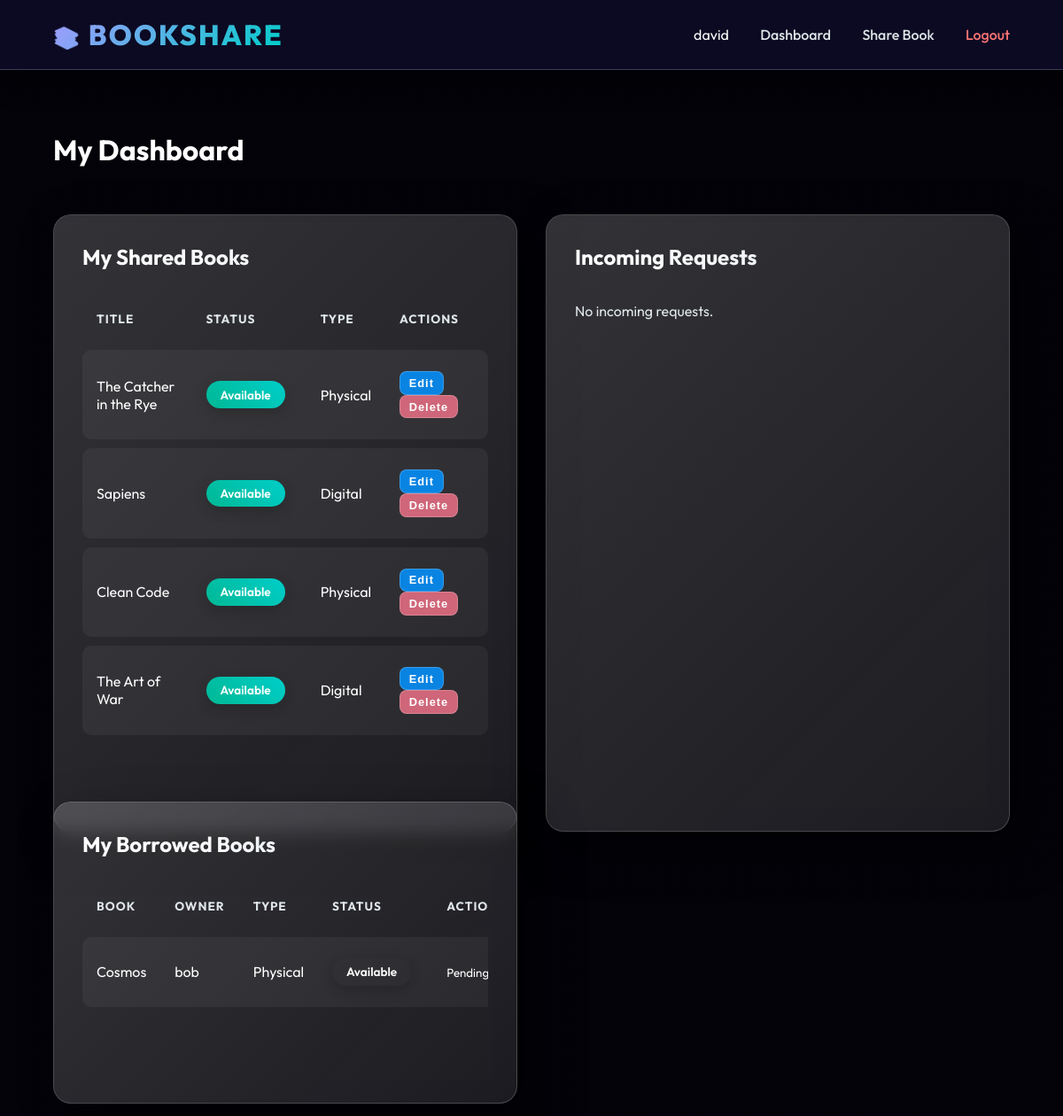
The app's page /dashboard (signed in) with its own data.
### models.py (models this page shows, shortened)
class User(UserMixin, db.Model):
    id = db.Column(db.Integer, primary_key=True)
    username = db.Column(db.String(80), unique=True, nullable=False)
    email = db.Column(db.String(120), unique=True, nullable=False)
    password_hash = db.Column(db.String(128))
    role = db.Column(db.String(20), nullable=False, default='Member') # Member or Admin
    is_blocked = db.Column(db.Boolean, default=False)

class Book(db.Model):
    id = db.Column(db.Integer, primary_key=True)
    title = db.Column(db.String(200), nullable=False)
    author = db.Column(db.String(200), nullable=False)
    category = db.Column(db.String(100), nullable=False)
    type = db.Column(db.String(20), nullable=False) # Physical or Digital
    location = db.Column(db.String(200), nullable=True) # New: Physical availability notes
    description = db.Column(db.Text, nullable=True) # New: Book description
    file_link = db.Column(db.String(500), nullable=True) # Link to digital resource
    filename = db.Column(db.String(500), nullable=True) # Uploaded file path
    likes = db.Column(db.Integer, default=0) # New Interactive Feature
    status = db.Column(db.String(20), default='Available') # Available, Borrowed, Returned
    is_deleted = db.Column(db.Boolean, default=False) # Soft delete flag
    owner_id = db.Column(db.Integer, db.ForeignKey('user.id'), nullable=False)
    owner = db.relationship('User', backref=db.backref('books', lazy=True))

class BorrowRequest(db.Model):
    id = db.Column(db.Integer, primary_key=True)
    book_id = db.Column(db.Integer, db.ForeignKey('book.id'), nullable=False)
    borrower_id = db.Column(db.Integer, db.ForeignKey('user.id'), nullable=False)
    proposed_date = db.Column(db.String(20))
    proposed_time = db.Column(db.String(20))
    proposed_location = db.Column(db.String(200))
    request_status = db.Column(db.String(20), default='Pending') # Pending, Accepted, Rejected
    book = db.relationship('Book', backref=db.backref('requests', lazy=True))
    borrower = db.relationship('User', backref=db.backref('borrow_requests', lazy=True))

### app.py (the view)
@app.route('/dashboard')
@login_required
def dashboard():
    if current_user.role == 'Admin':
        return redirect(url_for('admin_dashboard'))
    my_books = Book.query.filter_by(owner=current_user, is_deleted=False).all()
    borrowed_requests = BorrowRequest.query.filter_by(borrower=current_user).all()
    received_requests = BorrowRequest.query.join(Book).filter(Book.owner == current_user, Book.is_deleted == False).all()
    return render_template('dashboard.html', my_books=my_books, borrowed_requests=borrowed_requests, received_requests=received_requests)

### templates/dashboard.html
{% extends 'base.html' %}
{% block body_class %}page-dashboard{% endblock %}
{% block content %}
<h1>My Dashboard</h1>
<div class="grid">
    <div class="card" data-tilt style="transform-style: preserve-3d; margin-bottom: 0;">
        <h2 style="transform: translateZ(30px);">My Shared Books</h2>
        {% if my_books %}
        <div style="overflow-x: auto; transform: translateZ(20px);">
            <table>
                <thead>
                    <tr>
                        <th>Title</th>
                        <th>Status</th>
                        <th>Type</th>
                        <th>Actions</th>
                    </tr>
                </thead>
                <tbody>
                    {% for book in my_books %}
                    <tr style="transform: translateZ(10px);">
                        <td>{{ book.title }}</td>
                        <td>
                            <span class="badge {{ book.status|lower }}">{{ book.status }}</span>
                        </td>
                        <td>{{ book.type }}</td>
                        <td>
                            <a href="{{ url_for('edit_book', id=book.id) }}" style="text-decoration: none;">
                                <button class="btn-small"
                                    style="background: #0984e3; padding: 0.3rem 0.6rem; font-size: 0.8rem; width: auto; display: inline-block;">Edit</button>
                            </a>
                            <form method="POST" action="{{ url_for('delete_book', id=book.id) }}"
                                style="display:inline;" onsubmit="return confirm('Are you sure?');">
                                <button type="submit" class="btn-small"
                                    style="background: #cf6679; padding: 0.3rem 0.6rem; font-size: 0.8rem; width: auto;">Delete</button>
                            </form>
                        </td>
                    </tr>
                    {% endfor %}
                </tbody>
            </table>
        </div>
        {% else %}
        <p style="color: var(--text-muted);">You haven't shared any books yet.</p>
        {% endif %}
    </div>
    <div class="card" data-tilt style="transform-style: preserve-3d; margin-bottom: 3rem;">
        <h2 style="transform: translateZ(30px);">Incoming Requests</h2>
        {% if received_requests %}
        <div style="overflow-x: auto; transform: translateZ(20px);">
            <table>
                <thead>
                    <tr>
                        <th>Book</th>
                        <th>Borrower</th>
                        <th>Proposed Details</th>
                        <th>Status</th>
                        <th>Actions</th>
                    </tr>
                </thead>
                <tbody>
                    {% for req in received_requests %}
                    <tr>
                        <td>{{ req.book.title }}</td>
                        <td>{{ req.borrower.username }}</td>
                        <td>
                            {% if req.book.type == 'Physical' %}
                            <small>📅 {{ req.proposed_date }} <br> 🕒 {{ req.proposed_time }} <br> 📍 {{
                                req.proposed_location }}</small>
                            {% else %}
                            Digital Access
                            {% endif %}
                        </td>
                        <td>{{ req.request_status }}</td>
                        <td>
                            {% if req.request_status == 'Pending' %}
                            <form method="POST" action="{{ url_for('handle_request', id=req.id) }}"
                                style="display:inline;">
                                <input type="hidden" name="action" value="accept">
                                <button type="submit" class="btn-small"
                                    style="margin-bottom: 0.5rem; width: auto;">Accept</button>
                            </form>
                            <form method="POST" action="{{ url_for('handle_request', id=req.id) }}"
                                style="display:inline;">
                                <input type="hidden" name="action" value="reject">
                                <button type="submit" class="btn-small"
                                    style="background:#cf6679; margin-bottom: 0.5rem; width: auto;">Reject</button>
                            </form>
                            <button type="button" class="btn-small" style="background:#0984e3; width: auto;"
                                onclick="document.getElementById('suggest-{{req.id}}').style.display = 'block'">Suggest</button>
                            <div id="suggest-{{req.id}}"
                                style="display:none; margin-top: 0.5rem; background: rgba(0,0,0,0.2); padding: 0.5rem; border-radius: 8px;">
                                <form method="POST" action="{{ url_for('handle_request', id=req.id) }}">
                                    <input type="hidden" name="action" value="suggest">
                                    <input type="date" name="date" value="{{ req.proposed_date }}"
                                        style="padding: 0.3rem;">
                                    <input type="time" name="time" value="{{ req.proposed_time }}"
                                        style="padding: 0.3rem;">
                                    <input type="text" name="location" value="{{ req.proposed_location }}"
                                        placeholder="Location" style="padding: 0.3rem;">
                                    <button type="submit" class="btn-small" style="width: 100%;">Send
                                        Suggestion</button>
                                </form>
                            </div>
                            {% elif req.request_status == 'Accepted' and req.book.status == 'Borrowed' and req.book.type
                            ==
                            'Physical' %}
                            <form method="POST" action="{{ url_for('return_book', req_id=req.id) }}">
                                <button type="submit" class="btn-small" style="background: #00b894; width: auto;">Mark
                                    Returned</button>
                            </form>
                            {% endif %}
                        </td>
                    </tr>
                    {% endfor %}
                </tbody>
            </table>
        </div>
        {% else %}
        <p style="color: var(--text-muted);">No incoming requests.</p>
        {% endif %}
    </div>
    <div class="card" data-tilt style="transform-style: preserve-3d;">
        <h2 style="transform: translateZ(30px);">My Borrowed Books</h2>
        {% if borrowed_requests %}
        <div style="overflow-x: auto; transform: translateZ(20px);">
            <table>
                <thead>
                    <tr>
                        <th>Book</th>
                        <th>Owner</th>
                        <th>Type</th>
                        <th>Status</th>
                        <th>Action</th>
                    </tr>
                </thead>
                <tbody>
                    {% for req in borrowed_requests %}
                    <tr>
                        <td>{{ req.book.title }}</td>
                        <td>{{ req.book.owner.username }}</td>
                        <td>{{ req.book.type }}</td>
                        <td>
                            <span
                                class="badge {% if req.book.status == 'Borrowed' %}borrowed{% elif req.book.status == 'Returned' %}available{% endif %}">{{
                                req.book.status }}</span>
                        </td>
                        <td>
                            {% if req.book.type == 'Digital' and req.book.status == 'Borrowed' %}
                            {% if req.book.file_link %}
                            <a href="{{ req.book.file_link }}" target="_blank" class="btn-small"
                                style="text-decoration: none; background: #0984e3; color: white; display:inline-block; margin-right: 0.5rem;">Download
                                Link</a>
                            {% endif %}
                            {% if req.book.filename %}
                            <a href="{{ url_for('static', filename='uploads/' + req.book.filename) }}" target="_blank"
                                class="btn-small"
                                style="text-decoration: none; background: #0984e3; color: white; display:inline-block; margin-right: 0.5rem;">Download
                                File</a>
                            {% endif %}
                            <form method="POST" action="{{ url_for('return_book', req_id=req.id) }}"
                                style="display:inline;">
                                <button type="submit" class="btn-small"
                                    style="background: #00b894; width: auto;">Return</button>
                            </form>
                            {% elif req.book.type == 'Physical' %}
                            <small>{{ req.request_status }}</small>
                            {% endif %}
                        </td>
                    </tr>
                    {% endfor %}
                </tbody>
            </table>
        </div>
        {% else %}
        <p style="color: var(--text-muted);">You haven't borrowed any books.</p>
        {% endif %}
    </div>
</div>
{% endblock %}

### templates/base.html (shortened to what this page needs)
<!DOCTYPE html>
<html lang="en">
<head>
    <link rel="stylesheet" href="{{ url_for('static', filename='style.css') }}">
</head>
<body class="{% block body_class %}{% endblock %}">
    <nav>
        {% if current_user.is_authenticated %}
        <a href="{{ url_for('dashboard') }}" class="nav-brand">
            <span style="font-size: 1.5rem;">📚</span> BookShare
        </a>
        {% else %}
        <a href="{{ url_for('index') }}" class="nav-brand">
            <span style="font-size: 1.5rem;">📚</span> BookShare
        </a>
        {% endif %}
        <div class="nav-links">
            {% if current_user.is_authenticated %}
            <span>{{ current_user.username }}</span>
            <a href="{{ url_for('dashboard') }}"
                class="{% if request.endpoint == 'dashboard' %}active{% endif %}">Dashboard</a>
            {% if current_user.role != 'Admin' %}
            <a href="{{ url_for('add_book') }}" class="{% if request.endpoint == 'add_book' %}active{% endif %}">Share
                Book</a>
            {% endif %}
            <a href="{{ url_for('logout') }}" style="color: #ff7675;">Logout</a>
            {% else %}
            <a href="{{ url_for('login') }}">Login</a>
            <a href="{{ url_for('register') }}"
                style="color: #00cec9; border: 1px solid #00cec9; padding: 0.5rem 1.5rem; border-radius: 50px;">Sign
                Up</a>
            {% endif %}
        </div>
    </nav>
    <div class="container">
        {% block content %}{% endblock %}
    </div>
</body>
</html>

### records on screen
User: username "david"
Book: title "The Catcher in the Rye", status "Available", type "Physical"
Book: title "Sapiens", status "Available", type "Digital"
Book: title "Clean Code", status "Available", type "Physical"
Book: title "The Art of War", status "Available", type "Digital"
BorrowRequest: book "Cosmos", book.owner.username "bob", book.type "Physical", book.status "Available", request_status "Pending"
